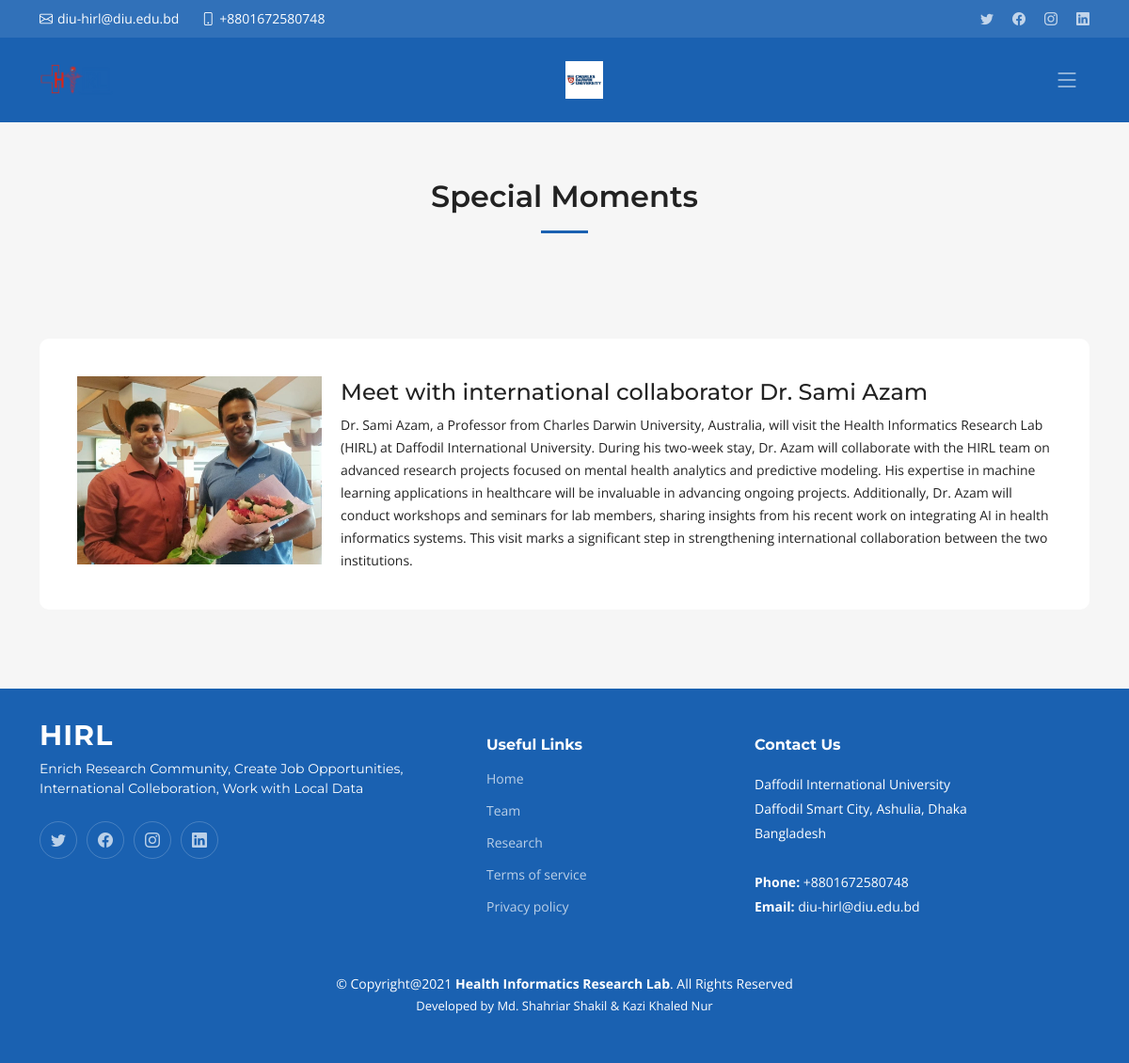
Screenshot of /event/ with the database file from the repository.
### app/models.py (models this page shows, shortened)
class Event(models.Model):
    title = models.CharField(max_length=250)
    description = models.TextField(max_length=1000, blank=True)
    image = models.FileField(upload_to="event/%y")
    drive_link = models.URLField(max_length=300, blank=True)

### app/views.py (the view)
# urls.py: path('event/', event, name='event'),
def event(request):
    event_data = Event.objects.all()
    data = {'event_data': event_data}
    return render(request, 'event.html',data)

### app/templates/event.html
{% extends "layout.html" %}
{% load static %}
{% block body %}
<section id="services" class="services sections-bg">
  <div class="container" data-aos="fade-up">
    <div>
      <div class="section-header">
        <h2>Special Moments</h2>
      </div>
    </div>
    <div class="row gy-4 mt-2 d-flex justify-content-start">
      {% for i in event_data %}
      <div class="col-xl-12 col-md-6 d-flex mb-4 flex-column flex-md-row" style="position: relative;">
        <div class="service-item d-flex flex-column flex-md-row" style="position: relative;">
          <div class="image-wrapper" style="width: 260px; height: 200px; overflow: hidden; flex-shrink: 0;">
            <a href="{{ i.image.url }}" data-gallery="portfolio-gallery-app" class="glightbox">
              <img src="{{ i.image.url }}" alt="Image"
                   style="width: 100%; height: 100%; object-fit: cover;">
            </a>
          </div>
          <div style="margin-left: 20px; margin-top: 3px;">
            <a href="{{ i.drive_link }}" class="card-title" style="text-decoration: none; color: inherit;">
              <h4>{{ i.title }}</h4>
              <p class="card-text">{{ i.description }}</p>
            </a>
          </div>
        </div>
      </div>
      {% empty %}
      <p>No special moments available right now!</p>
      {% endfor %}
    </div>
  </div>
</section>
{% endblock %}

### static/app/assets/css/main.css (style rules this page uses)
:root { --font-default: "Open Sans", system-ui, -apple-system, "Segoe UI", Roboto, "Helvetica Neue", Arial, "Noto Sans", "Liberation Sans", sans-serif, "Apple Color Emoji", "Segoe UI Emoji", "Segoe UI Symbol", "Noto Color Emoji"; --font-primary: "Montserrat", sans-serif; --font-secondary: "Poppins", sans-serif; }
:root { --color-default: #222222; --color-primary: #1a61b1; --color-secondary: #e31d43; }
:root { scroll-behavior: smooth; }
body { font-family: var(--font-default); color: var(--color-default); }
a { color: var(--color-primary); text-decoration: none; }
h1, h2, h3, h4, h5, h6 { font-family: var(--font-primary); }
section { padding: 30px 0; overflow: hidden; }
.sections-bg { background-color: #f6f6f6; }
.section-header { text-align: center; padding-bottom: 60px; }
.section-header h2 { font-size: 32px; font-weight: 600; margin-bottom: 20px; padding-bottom: 20px; position: relative; }
.section-header h2:after { content: ""; position: absolute; display: block; width: 50px; height: 3px; background: var(--color-primary); left: 0; right: 0; bottom: 0; margin: auto; }
section { scroll-margin-top: 70px; }
.services { padding: 60px 0; }
.services .service-item { padding: 40px; background: #fff; height: 100%; border-radius: 10px; }
.services .service-item p { line-height: 24px; font-size: 14px; margin-bottom: 0; }

### rows the page displays
Event: image (picture), title "Meet with international collaborator Dr. Sami Azam", description "Dr. Sami Azam, a Professor from Charles Darwin University, Australia, will visit the Health Informatics Research Lab (HIRL) at Daffodil International University. During his two-week stay, Dr. Azam will collaborate with the HIRL team on advanced research projects focused on mental health analytics and predictive modeling. His expertise in machine learning applications in healthcare will be invaluable in advancing ongoing projects. Additionally, Dr. Azam will conduct workshops and seminars for lab members, sharing insights from his recent work on integrating AI in health informatics systems. This visit marks a significant step in strengthening international collaboration between the two…"
